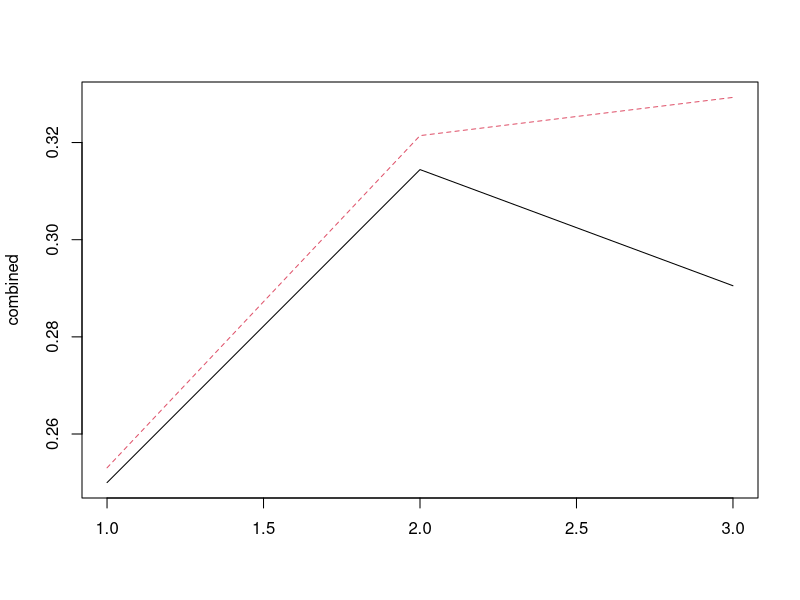
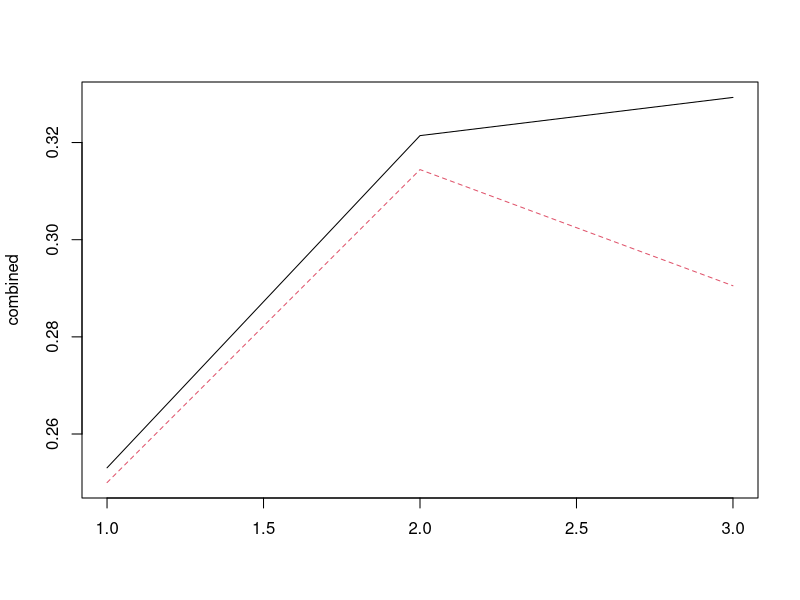

Here is the R script that generated these plots, in order:
jeter=cbind(c(12,48),c(183,582),c(190,654))
justice = cbind(c(104,411),c(45,140),c(163,495))

typeof(jeter) #double
class(jeter) #matrix

jeterproportions = jeter[1,]/jeter[2,]
justiceproportions=justice[1,]/justice[2,]

jeterproportions
justiceproportions

class(jeterproportions) #numeric
typeof(justiceproportions) #double

combined = cbind(jeterproportions,justiceproportions)
matplot(combined,type="l")

jeteroverall = rowSums(jeter)
justiceoverall = rowSums(justice)
class(jeteroverall)
typeof(jeteroverall)

jeteroverall[1]/jeteroverall[2]
justiceoverall[1]/justiceoverall[2]


### Code using array ####
alldata = array(c(justice,jeter),dim=c(2,3,2))#dim=hits,year,person (rows, cols, ch)
alldata
combined = alldata[1,,]/alldata[2,,] #divide row 1 by row 2
combined
matplot(combined,type="l")

# apply() same function to several vars in df
# sum alldata over rows and channels
overall = apply(alldata,c(1,3),sum)
# sum alldata over rows so row 1 in ch1 and 2, row2 in ch 1 and 2 for 2 sums
row_sum = apply(alldata,c(1),sum)
row_sum
# 3 cols so 3 sums sum of each col over 2 ch's
col_sum = apply(alldata,c(2),sum)
col_sum

overall
overall[1,]/overall[2,]
